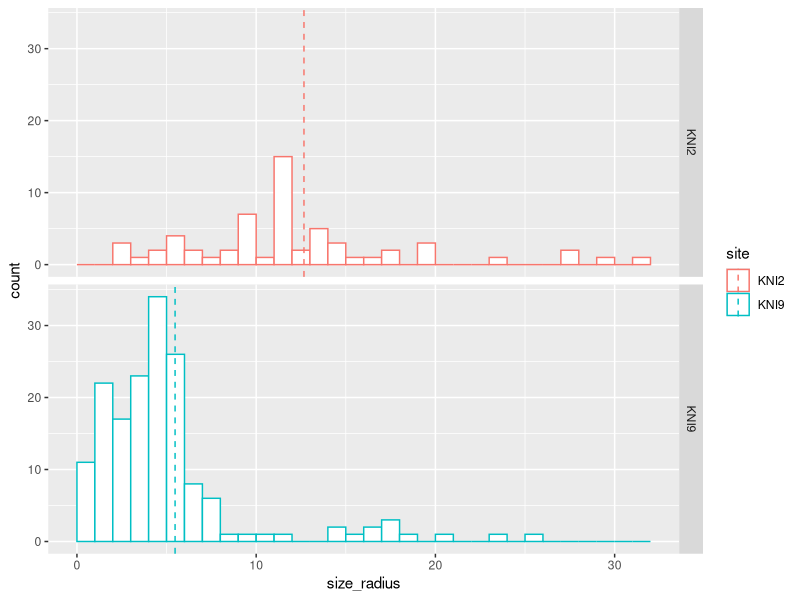
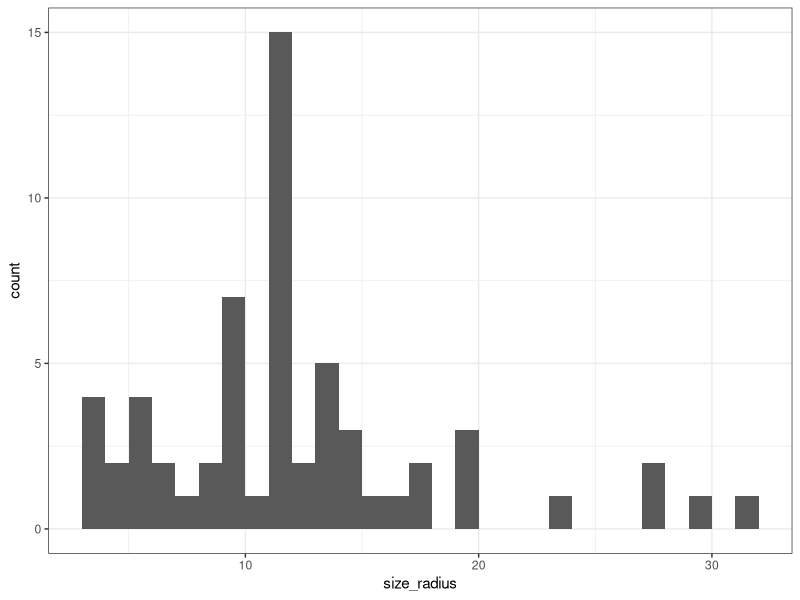
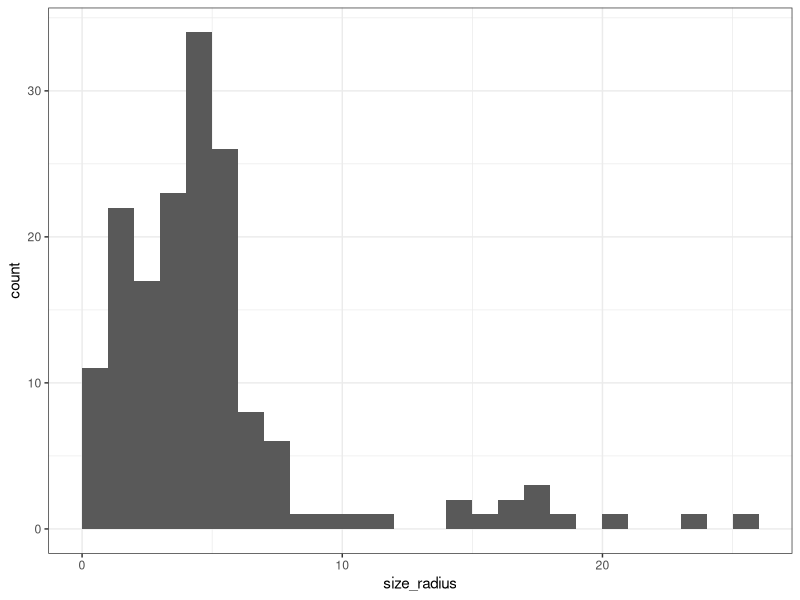

The R script that drew these images, in order:
#Written Ondine Pontier
#Last Update made October 2020

setwd("G:/My Drive/Hakai Nearshore/Nanwakolas Diving/Data")

rm(list=ls())
graphics.off()

lapply(c("tidyr", "plyr", "dplyr", "ggplot2", "magrittr",
         "lubridate", "knitr", "tidyverse", "reshape2", "readr"), library, character.only = T)

transects <- read.csv("transects.csv")
transects$size_radius<- as.numeric(as.character(transects$size_radius))

#isolates pycnos
pycnos <- transects %>%
  subset(species == "Pycnopodia helianthoides")


means <- ddply(pycnos, "site", summarise, grp.mean=mean(size_radius))

#plots size class vs density
ggplot(pycnos, aes(x= size_radius, color= site)) +
  geom_histogram(binwidth=1, fill="white", boundary = 0)+
  geom_vline(data=means, aes(xintercept=grp.mean, color=site),
             linetype="dashed")+
  facet_grid( site ~.)

#plots sites separately
pycnos_kni2 <- pycnos %>%
  subset(site == "KNI2")

ggplot(pycnos_kni2, aes(x= size_radius)) +
  geom_histogram(binwidth=1, boundary = 0)+
  theme_bw()

pycnos_kni9 <- pycnos %>%
  subset(site == "KNI9")

ggplot(pycnos_kni9, aes(x= size_radius)) +
  geom_histogram(binwidth=1, boundary = 0)+
  theme_bw()
